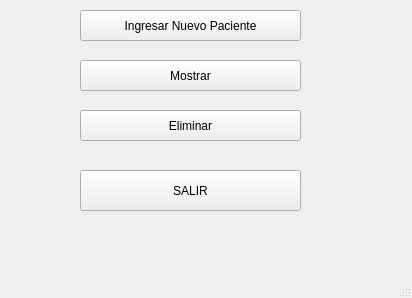
<?xml version="1.0" encoding="UTF-8"?>
<ui version="4.0">
 <class>MainWindow</class>
 <widget class="QMainWindow" name="MainWindow">
  <property name="geometry">
   <rect>
    <x>0</x>
    <y>0</y>
    <width>412</width>
    <height>298</height>
   </rect>
  </property>
  <property name="windowTitle">
   <string>MainWindow</string>
  </property>
  <widget class="QWidget" name="centralwidget">
   <widget class="QPushButton" name="boton_ingresar">
    <property name="geometry">
     <rect>
      <x>80</x>
      <y>10</y>
      <width>221</width>
      <height>31</height>
     </rect>
    </property>
    <property name="text">
     <string>Ingresar Nuevo Paciente</string>
    </property>
   </widget>
   <widget class="QPushButton" name="boton_salir">
    <property name="geometry">
     <rect>
      <x>80</x>
      <y>170</y>
      <width>221</width>
      <height>41</height>
     </rect>
    </property>
    <property name="text">
     <string>SALIR</string>
    </property>
   </widget>
   <widget class="QPushButton" name="boton_mostrar">
    <property name="geometry">
     <rect>
      <x>80</x>
      <y>60</y>
      <width>221</width>
      <height>31</height>
     </rect>
    </property>
    <property name="text">
     <string>Mostrar</string>
    </property>
   </widget>
   <widget class="QPushButton" name="boton_eliminar">
    <property name="geometry">
     <rect>
      <x>80</x>
      <y>110</y>
      <width>221</width>
      <height>31</height>
     </rect>
    </property>
    <property name="text">
     <string>Eliminar</string>
    </property>
   </widget>
  </widget>
  <widget class="QMenuBar" name="menubar">
   <property name="geometry">
    <rect>
     <x>0</x>
     <y>0</y>
     <width>412</width>
     <height>21</height>
    </rect>
   </property>
  </widget>
  <widget class="QStatusBar" name="statusbar"/>
 </widget>
 <resources/>
 <connections/>
</ui>
